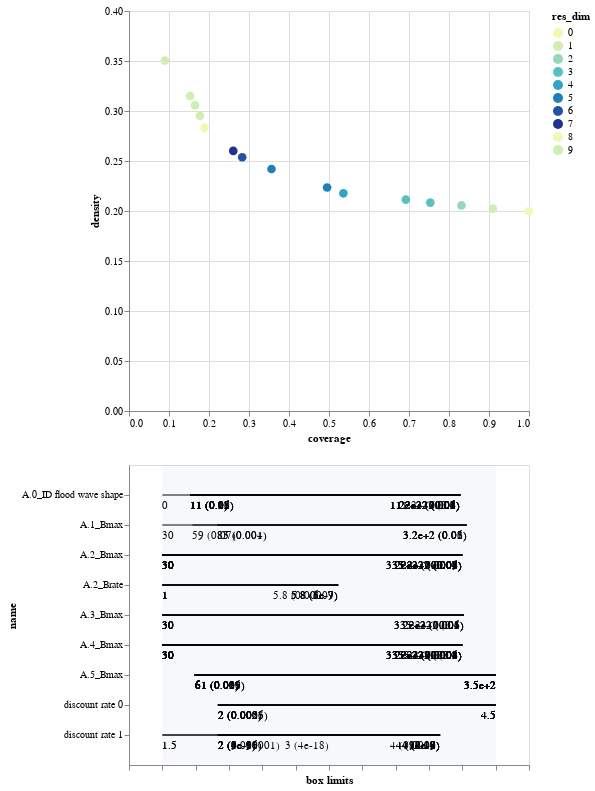

Here is the notebook cell this chart was saved with:
### Code cell
experiments_no_pfail = experiments.iloc[:,[0,1,2,4,5,7,8,10,11,13,14,16,17,18]]

outcomes_interest = outcomes_df['END'] > np.percentile(outcomes_df['END'],80)
outcomes_interest

prim_alg = prim.Prim(experiments_no_pfail, outcomes_interest, threshold=0.3, peel_alpha=0.1)
box1 = prim_alg.find_box()
box1.inspect_tradeoff()

### Figure 1 — Vega-Lite specification as saved in the notebook (floating-point values rounded to 4 significant figures)
{"$schema": "https://vega.github.io/schema/vega-lite/v3.4.0.json", "config": {"mark": {"tooltip": null}, "view": {"height": 300, "width": 400}}, "datasets": {"data-b34169c0b88b8099afe65b8a0944920f": [{"id": 1, "maximum": 349.8, "minimum": 30.16, "name": "A.4_Bmax", "qp_lower": -1, "qp_upper": 0.1385, "x1": 30.16, "x2": 317.8}, {"id": 2, "maximum": 349.8, "minimum": 30.16, "name": "A.2_Bmax", "qp_lower": -1, "qp_upper": 0.07468, "x1": 30.16, "x2": 317.8}, {"id": 2, "maximum": 349.8, "minimum": 30.16, "name": "A.4_Bmax", "qp_lower": -1, "qp_upper": 0.03103, "x1": 30.16, "x2": 317.8}, {"id": 3, "maximum": 132, "minimum": 0, "name": "A.0_ID flood wave shape", "qp_lower": -1, "qp_upper": 0.1149, "x1": 0, "x2": 118}, {"id": 3, "maximum": 349.8, "minimum": 30.16, "name": "A.2_Bmax", "qp_lower": -1, "qp_upper": 0.06986, "x1": 30.16, "x2": 317.8}, {"id": 3, "maximum": 349.8, "minimum": 30.16, "name": "A.4_Bmax", "qp_lower": -1, "qp_upper": 0.009888, "x1": 30.16, "x2": 317.8}, {"id": 4, "maximum": 132, "minimum": 0, "name": "A.0_ID flood wave shape", "qp_lower": 0.1185, "qp_upper": 0.08382, "x1": 11, "x2": 118}, {"id": 4, "maximum": 349.8, "minimum": 30.16, "name": "A.2_Bmax", "qp_lower": -1, "qp_upper": 0.04203, "x1": 30.16, "x2": 317.8}, {"id": 4, "maximum": 349.8, "minimum": 30.16, "name": "A.4_Bmax", "qp_lower": -1, "qp_upper": 0.00551, "x1": 30.16, "x2": 317.8}, {"id": 5, "maximum": 132, "minimum": 0, "name": "A.0_ID flood wave shape", "qp_lower": 0.2054, "qp_upper": 0.07392, "x1": 11, "x2": 118}, {"id": 5, "maximum": 349.8, "minimum": 30.16, "name": "A.2_Bmax", "qp_lower": -1, "qp_upper": 0.06984, "x1": 30.16, "x2": 317.8}, {"id": 5, "maximum": 349.8, "minimum": 30.16, "name": "A.4_Bmax", "qp_lower": -1, "qp_upper": 0.00218, "x1": 30.16, "x2": 317.8}, {"id": 5, "maximum": 4.5, "minimum": 1.5, "name": "discount rate 1", "qp_lower": -1, "qp_upper": 0.01601, "x1": 1.5, "x2": 4}, {"id": 6, "maximum": 132, "minimum": 0, "name": "A.0_ID flood wave shape", "qp_lower": 0.09717, "qp_upper": 0.007718, "x1": 11, "x2": 118}, {"id": 6, "maximum": 349.8, "minimum": 30.16, "name": "A.2_Bmax", "qp_lower": -1, "qp_upper": 0.02926, "x1": 30.16, "x2": 317.8}, {"id": 6, "maximum": 349.8, "minimum": 30.16, "name": "A.4_Bmax", "qp_lower": -1, "qp_upper": 0.003736, "x1": 30.16, "x2": 317.8}, {"id": 6, "maximum": 349.8, "minimum": 30.16, "name": "A.5_Bmax", "qp_lower": 0.03155, "qp_upper": -1, "x1": 61.09, "x2": 349.8}, {"id": 6, "maximum": 4.5, "minimum": 1.5, "name": "discount rate 1", "qp_lower": -1, "qp_upper": 0.000425, "x1": 1.5, "x2": 4}, {"id": 7, "maximum": 132, "minimum": 0, "name": "A.0_ID flood wave shape", "qp_lower": 0.1539, "qp_upper": 0.006182, "x1": 11, "x2": 118}, {"id": 7, "maximum": 349.8, "minimum": 30.16, "name": "A.2_Bmax", "qp_lower": -1, "qp_upper": 0.005257, "x1": 30.16, "x2": 317.8}, {"id": 7, "maximum": 349.8, "minimum": 30.16, "name": "A.4_Bmax", "qp_lower": -1, "qp_upper": 0.000201, "x1": 30.16, "x2": 317.8}, {"id": 7, "maximum": 349.8, "minimum": 30.16, "name": "A.5_Bmax", "qp_lower": 0.0009538, "qp_upper": -1, "x1": 61.09, "x2": 349.8}, {"id": 7, "maximum": 4.5, "minimum": 1.5, "name": "discount rate 1", "qp_lower": 9.817e-07, "qp_upper": 1.322e-07, "x1": 2, "x2": 4}, {"id": 8, "maximum": 132, "minimum": 0, "name": "A.0_ID flood wave shape", "qp_lower": 0.08282, "qp_upper": 0.006099, "x1": 11, "x2": 118}, {"id": 8, "maximum": 349.8, "minimum": 30.16, "name": "A.2_Bmax", "qp_lower": -1, "qp_upper": 0.0009417, "x1": 30.16, "x2": 317.8}, {"id": 8, "maximum": 349.8, "minimum": 30.16, "name": "A.4_Bmax", "qp_lower": -1, "qp_upper": 0.0007701, "x1": 30.16, "x2": 317.8}, {"id": 8, "maximum": 349.8, "minimum": 30.16, "name": "A.5_Bmax", "qp_lower": 0.008529, "qp_upper": -1, "x1": 61.09, "x2": 349.8}, {"id": 8, "maximum": 4.5, "minimum": 1.5, "name": "discount rate 0", "qp_lower": 0.005055, "qp_upper": -1, "x1": 2, "x2": 4.5}, {"id": 8, "maximum": 4.5, "minimum": 1.5, "name": "discount rate 1", "qp_lower": 9.004e-09, "qp_upper": 2.447e-09, "x1": 2, "x2": 4}, {"id": 9, "maximum": 132, "minimum": 0, "name": "A.0_ID flood wave shape", "qp_lower": 0.0479, "qp_upper": 0.01819, "x1": 11, "x2": 118}, {"id": 9, "maximum": 349.8, "minimum": 30.16, "name": "A.2_Bmax", "qp_lower": -1, "qp_upper": 0.0004595, "x1": 30.16, "x2": 317.8}, {"id": 9, "maximum": 349.8, "minimum": 30.16, "name": "A.3_Bmax", "qp_lower": -1, "qp_upper": 0.09712, "x1": 30.16, "x2": 319.4}, {"id": 9, "maximum": 349.8, "minimum": 30.16, "name": "A.4_Bmax", "qp_lower": -1, "qp_upper": 0.000763, "x1": 30.16, "x2": 317.8}, {"id": 9, "maximum": 349.8, "minimum": 30.16, "name": "A.5_Bmax", "qp_lower": 0.008695, "qp_upper": -1, "x1": 61.09, "x2": 349.8}, {"id": 9, "maximum": 4.5, "minimum": 1.5, "name": "discount rate 0", "qp_lower": 0.002463, "qp_upper": -1, "x1": 2, "x2": 4.5}, {"id": 9, "maximum": 4.5, "minimum": 1.5, "name": "discount rate 1", "qp_lower": 5.336e-09, "qp_upper": 4.019e-08, "x1": 2, "x2": 4}, {"id": 10, "maximum": 132, "minimum": 0, "name": "A.0_ID flood wave shape", "qp_lower": 0.05583, "qp_upper": 0.01474, "x1": 11, "x2": 118}, {"id": 10, "maximum": 349.8, "minimum": 30.16, "name": "A.2_Bmax", "qp_lower": -1, "qp_upper": 0.005584, "x1": 30.16, "x2": 317.8}, {"id": 10, "maximum": 10, "minimum": 1, "name": "A.2_Brate", "qp_lower": -1, "qp_upper": 6.58e-05, "x1": 1, "x2": 5.75}, {"id": 10, "maximum": 349.8, "minimum": 30.16, "name": "A.3_Bmax", "qp_lower": -1, "qp_upper": 0.01234, "x1": 30.16, "x2": 319.4}, {"id": 10, "maximum": 349.8, "minimum": 30.16, "name": "A.4_Bmax", "qp_lower": -1, "qp_upper": 0.003163, "x1": 30.16, "x2": 317.8}, {"id": 10, "maximum": 349.8, "minimum": 30.16, "name": "A.5_Bmax", "qp_lower": 0.02095, "qp_upper": -1, "x1": 61.09, "x2": 349.8}, {"id": 10, "maximum": 4.5, "minimum": 1.5, "name": "discount rate 0", "qp_lower": 0.002355, "qp_upper": -1, "x1": 2, "x2": 4.5}, {"id": 10, "maximum": 4.5, "minimum": 1.5, "name": "discount rate 1", "qp_lower": 3.476e-08, "qp_upper": 8.554e-10, "x1": 2, "x2": 4}, {"id": 11, "maximum": 132, "minimum": 0, "name": "A.0_ID flood wave shape", "qp_lower": 0.02142, "qp_upper": 0.01389, "x1": 11, "x2": 118}, {"id": 11, "maximum": 349.8, "minimum": 30.16, "name": "A.1_Bmax", "qp_lower": -1, "qp_upper": 0.03452, "x1": 30.16, "x2": 322.2}, {"id": 11, "maximum": 349.8, "minimum": 30.16, "name": "A.2_Bmax", "qp_lower": -1, "qp_upper": 0.00699, "x1": 30.16, "x2": 317.8}, {"id": 11, "maximum": 10, "minimum": 1, "name": "A.2_Brate", "qp_lower": -1, "qp_upper": 3.201e-07, "x1": 1, "x2": 5.75}, {"id": 11, "maximum": 349.8, "minimum": 30.16, "name": "A.3_Bmax", "qp_lower": -1, "qp_upper": 0.004017, "x1": 30.16, "x2": 319.4}, {"id": 11, "maximum": 349.8, "minimum": 30.16, "name": "A.4_Bmax", "qp_lower": -1, "qp_upper": 0.0004092, "x1": 30.16, "x2": 317.8}, {"id": 11, "maximum": 349.8, "minimum": 30.16, "name": "A.5_Bmax", "qp_lower": 0.01577, "qp_upper": -1, "x1": 61.09, "x2": 349.8}, {"id": 11, "maximum": 4.5, "minimum": 1.5, "name": "discount rate 0", "qp_lower": 0.0005824, "qp_upper": -1, "x1": 2, "x2": 4.5}, {"id": 11, "maximum": 4.5, "minimum": 1.5, "name": "discount rate 1", "qp_lower": 4.473e-09, "qp_upper": 1.892e-09, "x1": 2, "x2": 4}, {"id": 12, "maximum": 132, "minimum": 0, "name": "A.0_ID flood wave shape", "qp_lower": 0.04758, "qp_upper": 0.02551, "x1": 11, "x2": 118}, {"id": 12, "maximum": 349.8, "minimum": 30.16, "name": "A.1_Bmax", "qp_lower": 0.06908, "qp_upper": 0.02044, "x1": 59.06, "x2": 322.2}, {"id": 12, "maximum": 349.8, "minimum": 30.16, "name": "A.2_Bmax", "qp_lower": -1, "qp_upper": 0.002062, "x1": 30.16, "x2": 317.8}, {"id": 12, "maximum": 10, "minimum": 1, "name": "A.2_Brate", "qp_lower": -1, "qp_upper": 1.361e-07, "x1": 1, "x2": 5.75}, {"id": 12, "maximum": 349.8, "minimum": 30.16, "name": "A.3_Bmax", "qp_lower": -1, "qp_upper": 0.004606, "x1": 30.16, "x2": 319.4}, {"id": 12, "maximum": 349.8, "minimum": 30.16, "name": "A.4_Bmax", "qp_lower": -1, "qp_upper": 0.001119, "x1": 30.16, "x2": 317.8}, {"id": 12, "maximum": 349.8, "minimum": 30.16, "name": "A.5_Bmax", "qp_lower": 0.006034, "qp_upper": -1, "x1": 61.09, "x2": 349.8}, {"id": 12, "maximum": 4.5, "minimum": 1.5, "name": "discount rate 0", "qp_lower": 0.002414, "qp_upper": -1, "x1": 2, "x2": 4.5}, {"id": 12, "maximum": 4.5, "minimum": 1.5, "name": "discount rate 1", "qp_lower": 3.795e-11, "qp_upper": 1.485e-12, "x1": 2, "x2": 4}, {"id": 13, "maximum": 132, "minimum": 0, "name": "A.0_ID flood wave shape", "qp_lower": 0.07067, "qp_upper": 0.002123, "x1": 11, "x2": 118}, {"id": 13, "maximum": 349.8, "minimum": 30.16, "name": "A.1_Bmax", "qp_lower": 0.003804, "qp_upper": 0.01165, "x1": 82.81, "x2": 322.2}, {"id": 13, "maximum": 349.8, "minimum": 30.16, "name": "A.2_Bmax", "qp_lower": -1, "qp_upper": 0.0004839, "x1": 30.16, "x2": 317.8}, {"id": 13, "maximum": 10, "minimum": 1, "name": "A.2_Brate", "qp_lower": -1, "qp_upper": 5.912e-07, "x1": 1, "x2": 5.75}, {"id": 13, "maximum": 349.8, "minimum": 30.16, "name": "A.3_Bmax", "qp_lower": -1, "qp_upper": 0.005736, "x1": 30.16, "x2": 319.4}, {"id": 13, "maximum": 349.8, "minimum": 30.16, "name": "A.4_Bmax", "qp_lower": -1, "qp_upper": 0.0007743, "x1": 30.16, "x2": 317.8}, {"id": 13, "maximum": 349.8, "minimum": 30.16, "name": "A.5_Bmax", "qp_lower": 0.009832, "qp_upper": -1, "x1": 61.09, "x2": 349.8}, {"id": 13, "maximum": 4.5, "minimum": 1.5, "name": "discount rate 0", "qp_lower": 0.003458, "qp_upper": -1, "x1": 2, "x2": 4.5}, {"id": 13, "maximum": 4.5, "minimum": 1.5, "name": "discount rate 1", "qp_lower": 3.544e-10, "qp_upper": 7.745e-13, "x1": 2, "x2": 4}, {"id": 14, "maximum": 132, "minimum": 0, "name": "A.0_ID flood wave shape", "qp_lower": 0.1866, "qp_upper": 0.03508, "x1": 11, "x2": 118}, {"id": 14, "maximum": 349.8, "minimum": 30.16, "name": "A.1_Bmax", "qp_lower": 0.001372, "qp_upper": 0.05789, "x1": 82.81, "x2": 322.2}, {"id": 14, "maximum": 349.8, "minimum": 30.16, "name": "A.2_Bmax", "qp_lower": -1, "qp_upper": 0.03816, "x1": 30.16, "x2": 317.8}, {"id": 14, "maximum": 10, "minimum": 1, "name": "A.2_Brate", "qp_lower": -1, "qp_upper": 1.037e-09, "x1": 1, "x2": 5.75}, {"id": 14, "maximum": 349.8, "minimum": 30.16, "name": "A.3_Bmax", "qp_lower": -1, "qp_upper": 0.03481, "x1": 30.16, "x2": 319.4}, {"id": 14, "maximum": 349.8, "minimum": 30.16, "name": "A.4_Bmax", "qp_lower": -1, "qp_upper": 0.001275, "x1": 30.16, "x2": 317.8}, {"id": 14, "maximum": 349.8, "minimum": 30.16, "name": "A.5_Bmax", "qp_lower": 0.01214, "qp_upper": -1, "x1": 61.09, "x2": 349.8}, {"id": 14, "maximum": 4.5, "minimum": 1.5, "name": "discount rate 0", "qp_lower": 0.0003241, "qp_upper": -1, "x1": 2, "x2": 4.5}, {"id": 14, "maximum": 4.5, "minimum": 1.5, "name": "discount rate 1", "qp_lower": 1.416e-16, "qp_upper": 4.318e-18, "x1": 2, "x2": 3}], "data-b6b7991054505a238586832fdefe2d97": [{"coverage": 1, "density": 0.2, "id": 0, "mass": 1, "mean": 0.2, "res_dim": 0}, {"coverage": 0.9099, "density": 0.2023, "id": 1, "mass": 0.8995, "mean": 0.2023, "res_dim": 1}, {"coverage": 0.8311, "density": 0.2055, "id": 2, "mass": 0.8087, "mean": 0.2055, "res_dim": 2}, {"coverage": 0.7532, "density": 0.2084, "id": 3, "mass": 0.7228, "mean": 0.2084, "res_dim": 3}, {"coverage": 0.6923, "density": 0.2114, "id": 4, "mass": 0.6549, "mean": 0.2114, "res_dim": 3}, {"coverage": 0.536, "density": 0.2177, "id": 5, "mass": 0.4924, "mean": 0.2177, "res_dim": 4}, {"coverage": 0.4953, "density": 0.2235, "id": 6, "mass": 0.4432, "mean": 0.2235, "res_dim": 5}, {"coverage": 0.3563, "density": 0.242, "id": 7, "mass": 0.2945, "mean": 0.242, "res_dim": 5}, {"coverage": 0.283, "density": 0.2537, "id": 8, "mass": 0.2231, "mean": 0.2537, "res_dim": 6}, {"coverage": 0.2606, "density": 0.2601, "id": 9, "mass": 0.2004, "mean": 0.2601, "res_dim": 7}, {"coverage": 0.189, "density": 0.2833, "id": 10, "mass": 0.1334, "mean": 0.2833, "res_dim": 8}, {"coverage": 0.1771, "density": 0.2953, "id": 11, "mass": 0.12, "mean": 0.2953, "res_dim": 9}, {"coverage": 0.165, "density": 0.3057, "id": 12, "mass": 0.108, "mean": 0.3057, "res_dim": 9}, {"coverage": 0.1529, "density": 0.315, "id": 13, "mass": 0.09705, "mean": 0.315, "res_dim": 9}, {"coverage": 0.08962, "density": 0.3504, "id": 14, "mass": 0.05115, "mean": 0.3504, "res_dim": 9}], "data-bb8d07f6df3d47a6a475317795287b23": [{"end": 1, "start": 0}], "data-d751713988987e9331980363e24189ce": []}, "vconcat": [{"data": {"name": "data-b6b7991054505a238586832fdefe2d97"}, "encoding": {"color": {"field": "res_dim", "scale": {"range": ["#eff9b6", "#d0edb3", "#97d6b9", "#5dc0c0", "#31a5c2", "#1f80b8", "#2354a3", "#21318d"]}, "type": "ordinal"}, "opacity": {"condition": {"selection": "selector005", "value": 1}, "value": 0.4}, "tooltip": [{"field": "id", "type": "ordinal"}, {"field": "coverage", "format": ".2", "type": "quantitative"}, {"field": "density", "format": ".2", "type": "quantitative"}, {"field": "res_dim", "type": "ordinal"}], "x": {"field": "coverage", "type": "quantitative"}, "y": {"field": "density", "type": "quantitative"}}, "height": 400, "mark": {"size": 75, "type": "circle"}, "selection": {"selector005": {"fields": ["id"], "type": "single"}}, "width": 400}, {"layer": [{"data": {"name": "data-b34169c0b88b8099afe65b8a0944920f"}, "encoding": {"x": {"axis": {"grid": false, "labels": false, "title": "box limits"}, "field": "x_lower", "scale": {"domain": [0, 1], "padding": 0.1}, "type": "quantitative"}, "x2": {"field": "x_upper"}, "y": {"field": "name", "scale": {"padding": 1}, "type": "nominal"}}, "mark": "rule", "transform": [{"as": "x_lower", "calculate": "(datum.x1-datum.minimum)/(datum.maximum-datum.minimum)"}, {"as": "x_upper", "calculate": "(datum.x2-datum.minimum)/(datum.maximum-datum.minimum)"}, {"filter": {"selection": "selector005"}}], "width": 400}, {"data": {"name": "data-b34169c0b88b8099afe65b8a0944920f"}, "encoding": {"text": {"field": "text", "type": "ordinal"}, "x": {"axis": {"grid": false, "labels": false, "title": "box limits"}, "field": "x_lower", "scale": {"domain": [0, 1], "padding": 0.1}, "type": "quantitative"}, "x2": {"field": "x_upper"}, "y": {"field": "name", "scale": {"padding": 1}, "type": "nominal"}}, "mark": {"align": "left", "baseline": "top", "dy": 5, "type": "text"}, "transform": [{"as": "x_lower", "calculate": "(datum.x1-datum.minimum)/(datum.maximum-datum.minimum)"}, {"as": "x_upper", "calculate": "(datum.x2-datum.minimum)/(datum.maximum-datum.minimum)"}, {"filter": {"selection": "selector005"}}, {"as": "text", "calculate": "datum.qp_lower>0?format(datum.x1, \".2\")+\" (\"+format(datum.qp_lower, \".1~g\")+\")\" :format(datum.x1, \".2\")"}], "width": 400}, {"data": {"name": "data-b34169c0b88b8099afe65b8a0944920f"}, "encoding": {"text": {"field": "text", "type": "ordinal"}, "x": {"field": "x_upper", "type": "quantitative"}, "x2": {"field": "x_upper"}, "y": {"field": "name", "scale": {"padding": 1}, "type": "nominal"}}, "mark": {"align": "right", "baseline": "top", "dy": 5, "type": "text"}, "transform": [{"as": "x_lower", "calculate": "(datum.x1-datum.minimum)/(datum.maximum-datum.minimum)"}, {"as": "x_upper", "calculate": "(datum.x2-datum.minimum)/(datum.maximum-datum.minimum)"}, {"filter": {"selection": "selector005"}}, {"as": "text", "calculate": "datum.qp_upper>0?format(datum.x2, \".2\")+\" (\"+format(datum.qp_upper, \".1\")+\")\" :format(datum.x2, \".2\")"}], "width": 400}, {"data": {"name": "data-bb8d07f6df3d47a6a475317795287b23"}, "encoding": {"x": {"field": "start", "type": "quantitative"}, "x2": {"field": "end"}}, "mark": {"opacity": 0.05, "type": "rect"}}, {"data": {"name": "data-d751713988987e9331980363e24189ce"}, "encoding": {"x": {"field": "x", "type": "quantitative"}, "y": {"field": "name", "type": "nominal"}}, "mark": "point", "transform": [{"filter": {"selection": "selector005"}}], "width": 400}, {"data": {"name": "data-d751713988987e9331980363e24189ce"}, "encoding": {"text": {"field": "item", "type": "nominal"}, "x": {"field": "x", "type": "quantitative"}, "y": {"field": "name", "type": "nominal"}}, "mark": {"align": "center", "baseline": "top", "dy": 5, "type": "text"}, "transform": [{"filter": {"selection": "selector005"}}], "width": 400}]}]}
